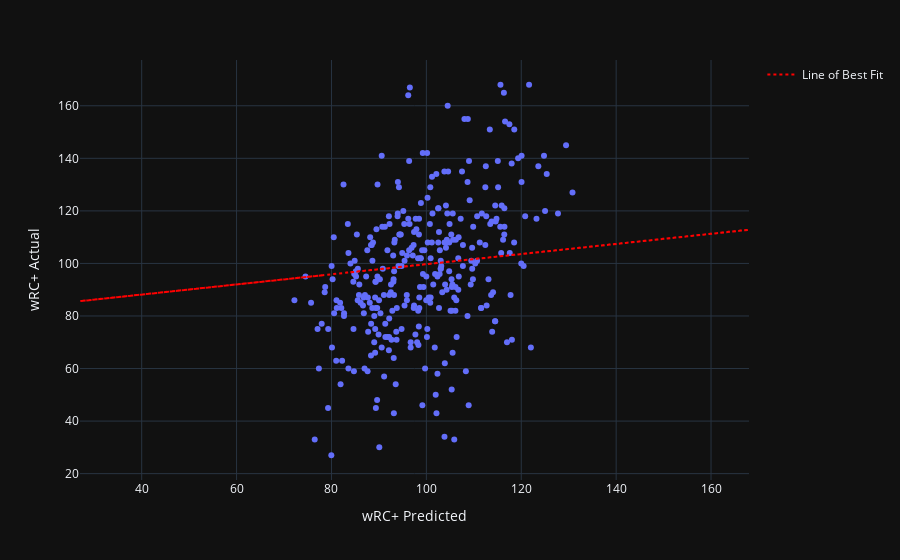

Notebook source saved alongside this figure:
### Code cell
data_no_outliers_randforest.plot_model()

### Figure 1 — Plotly figure (JSON) as saved in the notebook; plotly's stock layout.template omitted (floating-point values rounded to 4 significant figures; data arrays with more than 128 entries replaced by an {"elided": "..."} marker saying what was removed)
{"data": [{"hovertemplate": "wRC+ Predicted=%{x}<br>wRC+ Actual=%{y}<extra></extra>", "legendgroup": "", "marker": {"color": "#636efa", "symbol": "circle"}, "mode": "markers", "name": "", "orientation": "v", "showlegend": false, "type": "scatter", "x": {"elided": "322 float values"}, "xaxis": "x", "y": {"elided": "322 int values"}, "yaxis": "y"}, {"line": {"color": "red", "dash": "dot", "width": 2}, "mode": "lines", "name": "Line of Best Fit", "type": "scatter", "x": {"elided": "322 int values"}, "y": {"elided": "322 float values"}}], "layout": {"legend": {"tracegroupgap": 0}, "margin": {"t": 60}, "xaxis": {"anchor": "y", "domain": [0, 1], "title": {"text": "wRC+ Predicted"}}, "yaxis": {"anchor": "x", "domain": [0, 1], "title": {"text": "wRC+ Actual"}}}}
